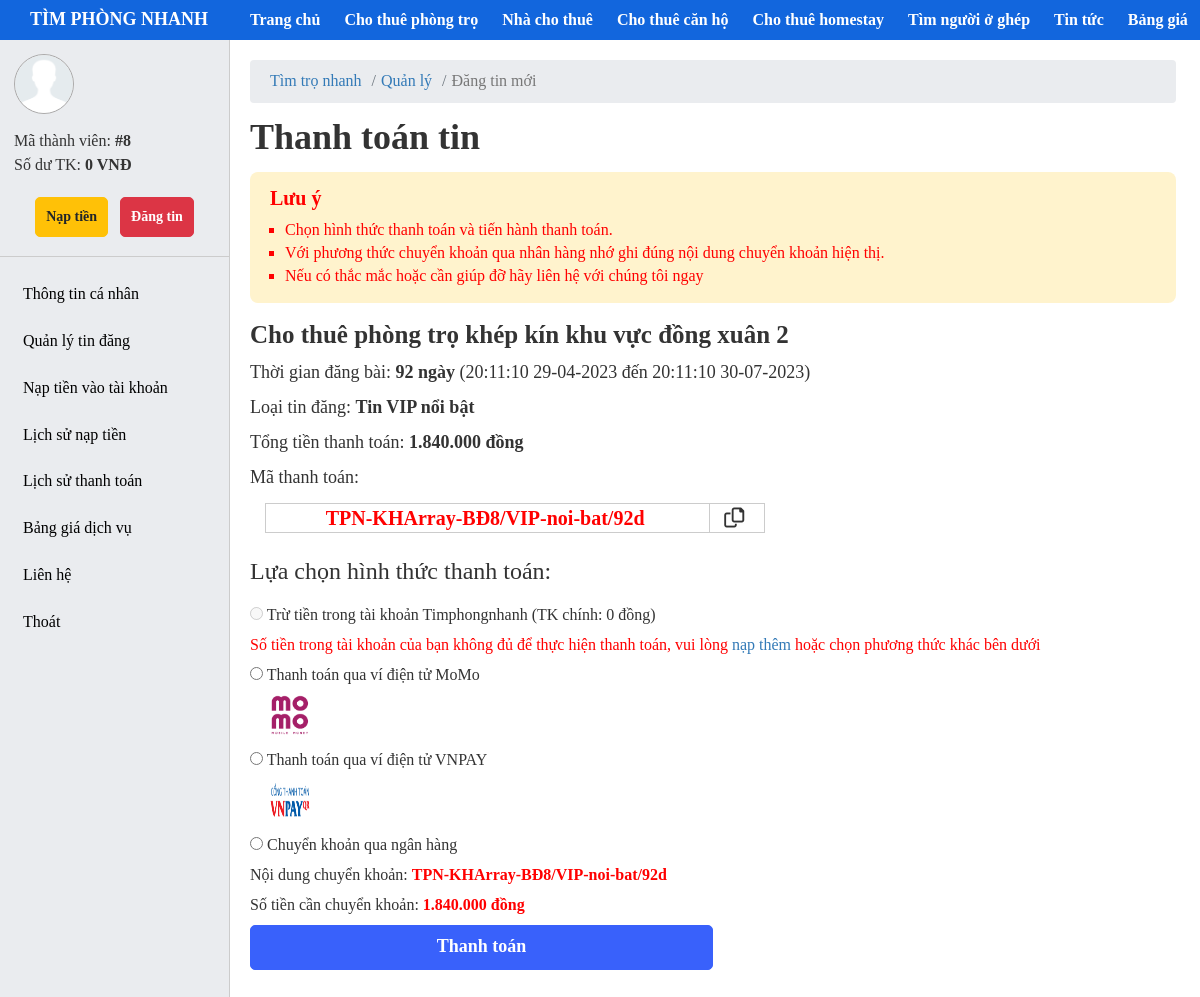
The page /user/post-payment.php?id=8 on the database its author committed.
### tables this page shows
CREATE TABLE `tbl_rooms` (
  `id` bigint(20) NOT NULL,
  `name` varchar(255) NOT NULL,
  `slug` varchar(255) NOT NULL,
  `city_id` bigint(20) NOT NULL,
  `district_id` bigint(20) NOT NULL,
  `ward_id` bigint(20) NOT NULL,
  `street` varchar(255) NOT NULL,
  `apartment_number` varchar(255) NOT NULL COMMENT 'số nhà',
  `price` bigint(20) NOT NULL COMMENT 'giá',
  `area` bigint(20) NOT NULL COMMENT 'diện tích',
  `contents` longtext NOT NULL,
  `image_logo` varchar(255) NOT NULL,
  `news_type_id` bigint(20) NOT NULL COMMENT 'loại tin',
  `time_start` datetime NOT NULL,
  `time_stop` datetime NOT NULL,
  `subject` varchar(255) NOT NULL COMMENT 'đối tượng thuê',
  `status` tinyint(4) NOT NULL DEFAULT 1,
  `user_id` bigint(20) NOT NULL,
  `category_id` bigint(20) NOT NULL,
  `created_ad` timestamp NOT NULL DEFAULT current_timestamp(),
  `updated_ad` timestamp NOT NULL DEFAULT current_timestamp()
);

CREATE TABLE `tbl_new_type` (
  `id` bigint(20) NOT NULL,
  `name_type` varchar(255) NOT NULL,
  `slug` varchar(255) NOT NULL,
  `price` bigint(20) NOT NULL,
  `status` tinyint(4) NOT NULL DEFAULT 1,
  `created_at` timestamp NOT NULL DEFAULT current_timestamp(),
  `update_ad` timestamp NOT NULL DEFAULT current_timestamp()
);

### user/post-payment.php (the view, shortened to what this page needs)
<?php
  include '../include/data.php';
    if(isset($_GET['id'])){
    $id = $_GET['id'];
    $queryRoom= $conn -> prepare("SELECT * FROM tbl_rooms WHERE id = :id");
    $queryRoom-> bindParam(':id', $id, PDO::PARAM_STR);
    $queryRoom-> execute();
    $resultsRoom = $queryRoom->fetch(PDO::FETCH_OBJ);
    $nameRooms = $resultsRoom -> name;
    $time_start = $resultsRoom -> time_start;
    $time_stop = $resultsRoom -> time_stop;
    $date = (strtotime($time_stop) - strtotime($time_start))/60/60/24;
    $typeId = $resultsRoom -> news_type_id;
    }
    $id_user = (isset($_SESSION['login']['id']))? $_SESSION['login']['id']:[];
    $queryUser = $conn->prepare("SELECT * FROM tbl_user WHERE id = :id");
    $queryUser-> bindParam(':id', $id_user, PDO::PARAM_STR);
    $queryUser->execute();
    $resultsUser = $queryUser->fetch(PDO::FETCH_OBJ);
    $balance = (int) $resultsUser->balance;
    $queryType = $conn->prepare("SELECT * FROM tbl_new_type WHERE id = :id");
    $queryType-> bindParam(':id', $typeId, PDO::PARAM_STR);
    $queryType->execute();
    $resultsType = $queryType->fetch(PDO::FETCH_OBJ);
    $price = (int)$resultsType -> price ;
    $total = $price * $date;
    $pay_code = "TPN-KH".$id_user."-BĐ".$id."/".$resultsType ->slug."/".$date."d";
  ?>
<!DOCTYPE html>
<html lang="en">
<head>
    <?php include('include/link-css.php');?>
</head>
<body>
    <?php include('include/header.php');?>
    <div id="main">
        <?php include('include/sidebar.php');?>
        <div id="main-right">
            <nav aria-label="breadcrumb">
                <ol class="breadcrumb">
                    <li class="breadcrumb-item"><a href="#">Tìm trọ nhanh</a></li>
                    <li class="breadcrumb-item"><a href="#">Quản lý</a></li>
                    <li class="breadcrumb-item active" aria-current="page">Đăng tin mới</li>
                </ol>
            </nav>
                <div class="form-title">
                    <h1>Thanh toán tin</h1>
                </div>
                <div class="form-note">
                    <h4>Lưu ý</h4>
                    <ul>
                        <li>Chọn hình thức thanh toán và tiến hành thanh toán.</li>
                        <li>Với phương thức chuyển khoản qua nhân hàng nhớ ghi đúng nội dung chuyển khoản hiện thị.</li>
                        <li>Nếu có thắc mắc hoặc cần giúp đỡ hãy liên hệ với chúng tôi ngay</li>
                    </ul>
                </div>
                <div class="form-content">
                    <h3><?php echo $nameRooms ?></h3>
                    <h4>Thời gian đăng bài: <b><?php echo $date ?> ngày </b> (<?php echo date_format(date_create($time_start),"H:i:s d-m-Y")?> đến <?php  echo  date_format(date_create($time_stop),"H:i:s d-m-Y")?>)</h4>
                    <h4>Loại tin đăng: <b><?php echo $resultsType -> name_type?></b></h4>
                    <h4>Tổng tiền thanh toán: <b>
                        <?php  $totals = number_format((int) $total,0,",",".");
                        echo $totals." đồng";?> </b>
                    </h4>
                    <h4>Mã thanh toán: </h4>
                    <div class="text-copy" style = "width: 500px;border: 1px solid #ccc; margin-left: 15px;">
                        <input type="text" name="" id="code-pay" value = "<?php echo $pay_code ?>" disabled>
                        <button onclick="copyCode()" style = "border-left: 1px solid #ccc;"><i class="fa-regular fa-copy"></i></button>
                    </div>
                </div>
                <form action="" method="post" id = "frm-post">
                <div class="form-list">
                    <h3>Lựa chọn hình thức thanh toán: </h3>
                    <div class="form-radio">
                        <input type="radio" name="pay" id="" value = "account" <?php if($balance <  $total){ echo 'disabled';} ?> > <span>Trừ tiền trong tài khoản Timphongnhanh (TK chính: <?php echo number_format((int) $balance,0,",",".")." đồng)"; ?></span>
                        <?php if($balance <  $total){ ?>
                            <p style="color:red;">Số tiền trong tài khoản của bạn không đủ để thực hiện thanh toán, vui lòng <a href="./deposit-money.php">nạp thêm</a> hoặc chọn phương thức khác bên dưới</p>
                        <?php }?>
                    </div>
                    <div class="form-radio">
                        <input type="radio" name="pay" id="" value = "momo"> <span>Thanh toán qua ví điện tử MoMo</span>
                        <img src="./image/MoMo.png" alt="momo">
                    </div>
                    <div class="form-radio">
                        <input type="radio" name="pay" id="" value = "vnpay"> <span>Thanh toán qua ví điện tử VNPAY</span>
                        <img src="./image/vnpay_qr.png" alt="momo">
                    </div>
                    <div class="form-radio">
                        <input type="radio" name="pay" id="" value = "bank"> <span>Chuyển khoản qua ngân hàng</span>
                        <p>Nội dung chuyển khoản: <b style = "color:red"><?php echo $pay_code ?></b></p>
                        <p>Số tiền cần chuyển khoản: <b style = "color: red">
                        <?php  $totals = number_format((int) $total,0,",",".");
                        echo $totals." đồng";?> </b></p>
                    </div>
                </div>
                <div class="submit-form">
                    <input type="submit" name="submit-form" class="btn btn-submit"  value="Thanh toán" style = "width: 50%;height: 45px;font-size: 18px;">
                </div>
            </form>
        </div>
    </div>
</body>
</html>

### user/css/style.css (style rules this page uses)
* { margin: 0; padding: 0; box-sizing: border-box; font-family: "MS Mincho"; }
a, a:hover { text-decoration: none; transition: all 0.3s ease-in-out 0s; -moz-transition: all 0.3s ease-in-out 0s; -o-transition: all 0.3s ease-in-out 0s; -webkit-transition: all 0.3s ease-in-out 0s; -ms-transition: all 0.3s ease-in-out 0s; }
.btn { height: 40px; border-radius: 5px; border: 1px solid #3961fb; background: #3961fb; font-weight: 700; color: #fff; display: inline-flex; align-items: center; justify-content: center; text-decoration: none; cursor: pointer; padding: 0 10px; margin: 5px 0; }
#main-right { padding: 60px 24px 60px 250px; }
#main-right .breadcrumb { background-color: #eaecef; padding: 10px 20px; margin-bottom: 0; }
#main-right li, #main-right a { font-size: 16px; }
.form-title { margin: 15px 0; }
.form-title h1 { font-weight: 700; }
.form-content { margin: 15px 0 25px; }
.form-content h3 { font-size: 25px; font-weight: 700; }
.form-note { background-color: #fff3cd; color: red; border-color: #fff3cd; border-radius: 8px; padding: 15px 20px; margin-bottom: 18px; }
.form-note h4 { font-size: 20px; font-weight: 700; margin-bottom: 10px; }
.form-note ul li { list-style-type: square; margin-left: 15px; }
.form-content h4 { margin-top: 15px; }
.form-list h3 { margin-bottom: 15px; }
.form-radio { line-height: 30px; font-size: 16px; }
.form-radio img { width: 40px; height: 40px; display: block; margin: 5px 0 10px 20px; }
.text-copy { font-size: 20px; margin-top: 15px; }
.text-copy input { width: 88%; border: none; color: red; background: none; font-weight: 700; outline: none; text-align: center; }
.text-copy button { border: none; background: none; padding: 0 14px; }

### rows shown on the page
tbl_rooms: name "Cho thuê phòng trọ khép kín khu vực đồng xuân 2", date "92", time_start "20:11:10 29-04-2023", time_stop "20:11:10 30-07-2023"
tbl_new_type: name_type "Tin VIP nổi bật", price.time_start "1.840.000", slug.time_start "TPN-KHArray-BĐ8/VIP-noi-bat/92d"

### other values the page prints
$id "8"
$balance "0"
